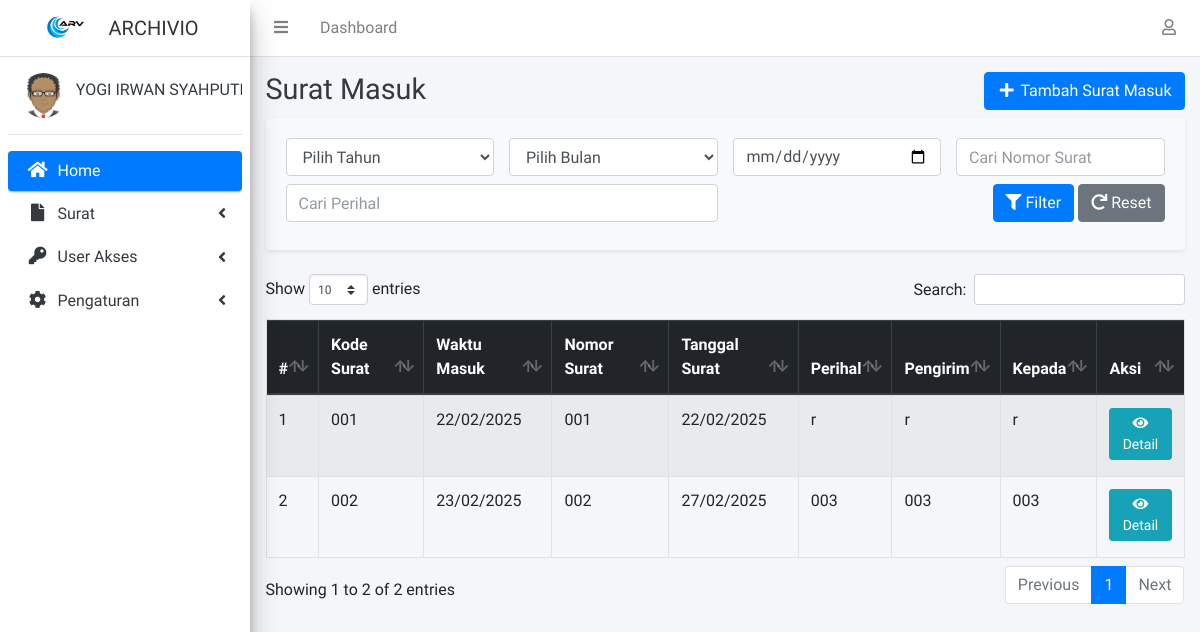
The app's page /surat/masuk.php (signed in), older data.
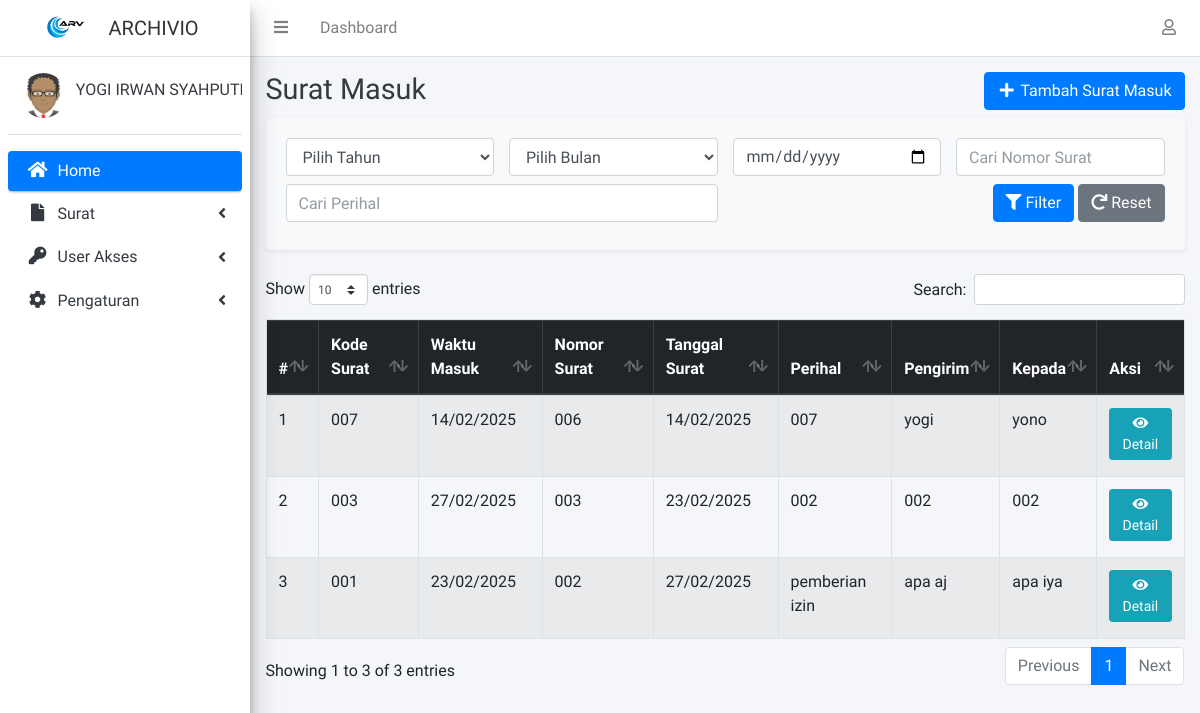
The same page, newer data.
### tables this page shows
CREATE TABLE `surat_masuk` (
  `id` int(11) NOT NULL,
  `kode_surat` varchar(255) NOT NULL,
  `waktu_masuk` timestamp NOT NULL DEFAULT current_timestamp(),
  `nomor_surat` varchar(50) NOT NULL,
  `tanggal_surat` timestamp NOT NULL DEFAULT current_timestamp(),
  `perihal` varchar(255) NOT NULL,
  `pengirim` varchar(255) NOT NULL,
  `kepada` varchar(255) NOT NULL,
  `lampiran` varchar(255) DEFAULT NULL
);

### connection/functions.php (called while the page is built, shortened)
<?php
include "connection.php";
$base_url = "http://localhost/arsip_surat/";
function encode_id($id)
{
    global $conn;
    $id = mysqli_real_escape_string($conn, $id);
    return uniqid() . hash('sha1', $id);
}

### surat/masuk.php (the view, shortened to what this page needs)
<?php
include "../connection/functions.php";
$surat_masuk = mysqli_query($conn, "SELECT * FROM surat_masuk");
?>
<!DOCTYPE html>
<html lang="id">
<head>
    <?php include "../component/css.php"; ?>
</head>
<body class="hold-transition sidebar-mini layout-fixed">
<div class="wrapper">
    <?php include '../component/sidebar.php'; ?>
    <?php include '../component/navbar.php'; ?>
    <div class="content-wrapper">
    <div class="content-header">
              <div class="container">
        <div class="row mb-2">
          <div class="col-sm">
            <h1 class="m-0 text-dark">Surat Masuk</h1>
          </div>
<div class="col-sm text-right">
    <button type="button" data-toggle="modal" data-target="#add_mail" class="btn btn-primary">
        <i class="fas fa-fw fa-plus"></i> Tambah Surat Masuk
    </button>
</div>
      </div>
    </div>
<section class="content">
  <div class="container">
    <div class="row">
      <div class="col-lg-12">
        <div class="card shadow-sm bg-light mb-4">
          <div class="card-body">
            <div class="row">
              <div class="col-md-3 mb-2">
                  <select id="filterTahun" class="form-control">
                      <option value="">Pilih Tahun</option>
                  </select>
              </div>
              <div class="col-md-3 mb-2">
                <select id="filterBulan" class="form-control">
                  <option value="">Pilih Bulan</option>
                </select>
              </div>
              <div class="col-md-3 mb-2">
                <input type="date" id="filterTanggal" class="form-control">
              </div>
              <div class="col-md-3 mb-2">
                <input type="text" id="filterNomorSurat" class="form-control" placeholder="Cari Nomor Surat">
              </div>
              <div class="col-md-6 mb-2">
                <input type="text" id="filterPerihal" class="form-control" placeholder="Cari Perihal">
              </div>
              <div class="col-md-6 mb-2 text-right">
                <button id="btnFilter" class="btn btn-primary"><i class="fas fa-filter"></i> Filter</button>
                <button id="btnReset" class="btn btn-secondary"><i class="fas fa-redo"></i> Reset</button>
              </div>
            </div>
          </div>
        </div>
        <div class="table-responsive">
          <table class="table table-bordered table-hover table-striped" id="table_id">
            <thead class="thead-dark">
              <tr>
                <th>#</th>
                <th>Kode Surat</th>
                <th>Waktu Masuk</th>
                <th>Nomor Surat</th>
                <th>Tanggal Surat</th>
                <th>Perihal</th>
                <th>Pengirim</th>
                <th>Kepada</th>
                <th>Aksi</th>
              </tr>
            </thead>
            <tbody>
              <?php $i = 1; ?>
              <?php foreach ($surat_masuk as $surat) { ?>
              <tr>
                <td><?= $i++; ?></td>
                <td><?= $surat['kode_surat']; ?></td>
                <td><?= date('d/m/Y', strtotime($surat['waktu_masuk'])); ?></td>
                <td><?= $surat['nomor_surat']; ?></td>
                <td><?= date('d/m/Y', strtotime($surat['tanggal_surat'])); ?></td>
                <td><?= $surat['perihal']; ?></td>
                <td><?= $surat['pengirim']; ?></td>
                <td><?= $surat['kepada']; ?></td>
                <td>
                  <a href="detail/surat_masuk.php?id_surat=<?= encode_id($surat['id']); ?>" class="btn btn-sm mb-1 btn-info"><i class="fas fa-eye"></i> Detail</a>
                </td>
              </tr>
              <?php }; ?>
            </tbody>
          </table>
        </div>
      </div>
    </div>
  </div>
</section>
  </div>
</div>
</div>
</body>
</html>

### component/css.php (shortened to what this page needs)
<link rel="stylesheet" href="<?= $base_url; ?>assets/bootstrap/css/bootstrap.css">
<link rel="stylesheet" href="<?= $base_url; ?>assets/fontawesome-free/css/all.min.css">
<link rel="stylesheet" href="<?= $base_url; ?>assets/adminlte/adminlte.min.css">
<link rel="stylesheet" href="<?= $base_url; ?>assets/overlayScrollbars/css/OverlayScrollbars.min.css">
<link rel="stylesheet" href="<?= $base_url; ?>assets/datatables/css/dataTables.bootstrap4.min.css">
<link rel="stylesheet" href="<?= $base_url; ?>assets/fancybox/jquery.fancybox.min.css">
<link href="assets/css/style.css" rel="stylesheet">
<link href="assets/css/util.css" rel="stylesheet">

### component/sidebar.php (shortened to what this page needs)
<aside class="main-sidebar sidebar-light-primary elevation-4">
  <a href="<?= $base_url; ?>index.php" class="brand-link">
    <img src="<?= $base_url; ?>assets/img/logo.png" alt="Logo" class="brand-image rounded  p-1 bg-white">
    <span class="brand-text font-weight-dark">ARCHIVIO</span>
  </a>
  <div class="sidebar">
    <div class="user-panel mt-3 pb-3 mb-3 d-flex">
      <div class="image">
        <img class="rounded-pill" style="width: 45px; height: 45px" src="<?= $base_url; ?>assets/img/avatar.png" alt="">
      </div>
      <div class="info">
        <a href="<?= $base_url; ?>index.php" class="d-block">
          YOGI IRWAN SYAHPUTRA
        </a>
      </div>
    </div>
    <nav class="mt-2">
      <ul class="nav nav-pills nav-sidebar flex-column" data-widget="treeview" role="menu" data-accordion="false">
        <li class="nav-item has-treeview menu-open">
          <a href="<?= $base_url; ?>index.php" class="nav-link active">
            <i class="nav-icon fas fa-home"></i>
            <p>
              Home
            </p>
          </a>
        </li>
        <li class="nav-item has-treeview">
          <a href="<?= $base_url; ?>#" class="nav-link">
            <i class="nav-icon fa fa-file"></i>
            <p>
              Surat
              <i class="fas fa-angle-left right"></i>
            </p>
          </a>
        </li>
        <li class="nav-item has-treeview">
          <a href="<?= $base_url; ?>#" class="nav-link">
            <i class="nav-icon fa fa-key"></i>
            <p>
              User Akses
              <i class="fas fa-angle-left right"></i>
            </p>
          </a>
        </li>
        <li class="nav-item has-treeview">
          <a href="<?= $base_url; ?>#" class="nav-link">
            <i class="nav-icon fa fa-cog"></i>
            <p>
              Pengaturan
              <i class="fas fa-angle-left right"></i>
            </p>
          </a>
        </li>
      </ul>
    </nav>
  </div>
</aside>

### component/navbar.php (shortened to what this page needs)
<nav class="main-header navbar navbar-expand navbar-white navbar-light">
  <ul class="navbar-nav">
    <li class="nav-item">
      <a class="nav-link" data-widget="pushmenu" href="#" role="button"><i class="fas fa-bars"></i></a>
    </li>
    <li class="nav-item d-none d-sm-inline-block">
      <a href="<?= $base_url; ?>index.php" class="nav-link">Dashboard</a>
    </li>
  </ul>
  <ul class="navbar-nav ml-auto">
    <li class="nav-item dropdown">
      <a class="nav-link" data-toggle="dropdown" href="#">
        <i class="far fa-user"></i>
      </a>
    </li>
  </ul>
</nav>

Row changes from the older to the newer data that the page shows:
removed surat_masuk: kode_surat "001", waktu_masuk "22/02/2025", nomor_surat "001", tanggal_surat "22/02/2025", perihal "r", pengirim "r", kepada "r"
changed surat_masuk: kode_surat "002" → "007"; waktu_masuk "23/02/2025" → "14/02/2025"; nomor_surat "002" → "006"; tanggal_surat "27/02/2025" → "14/02/2025"; perihal "003" → "007"; pengirim "003" → "yogi"; kepada "003" → "yono"
added surat_masuk: kode_surat "003", waktu_masuk "27/02/2025", nomor_surat "003", tanggal_surat "23/02/2025", perihal "002", pengirim "002", kepada "002"
added surat_masuk: kode_surat "001", waktu_masuk "23/02/2025", nomor_surat "002", tanggal_surat "27/02/2025", perihal "pemberian izin", pengirim "apa aj", kepada "apa iya"
Text that changed along with them:
text written by a page script: "Show entries Search: Showing 1 to 2 of 2 entries Previous 1 Next" → "Show entries Search: Showing 1 to 3 of 3 entries Previous 1 Next"
